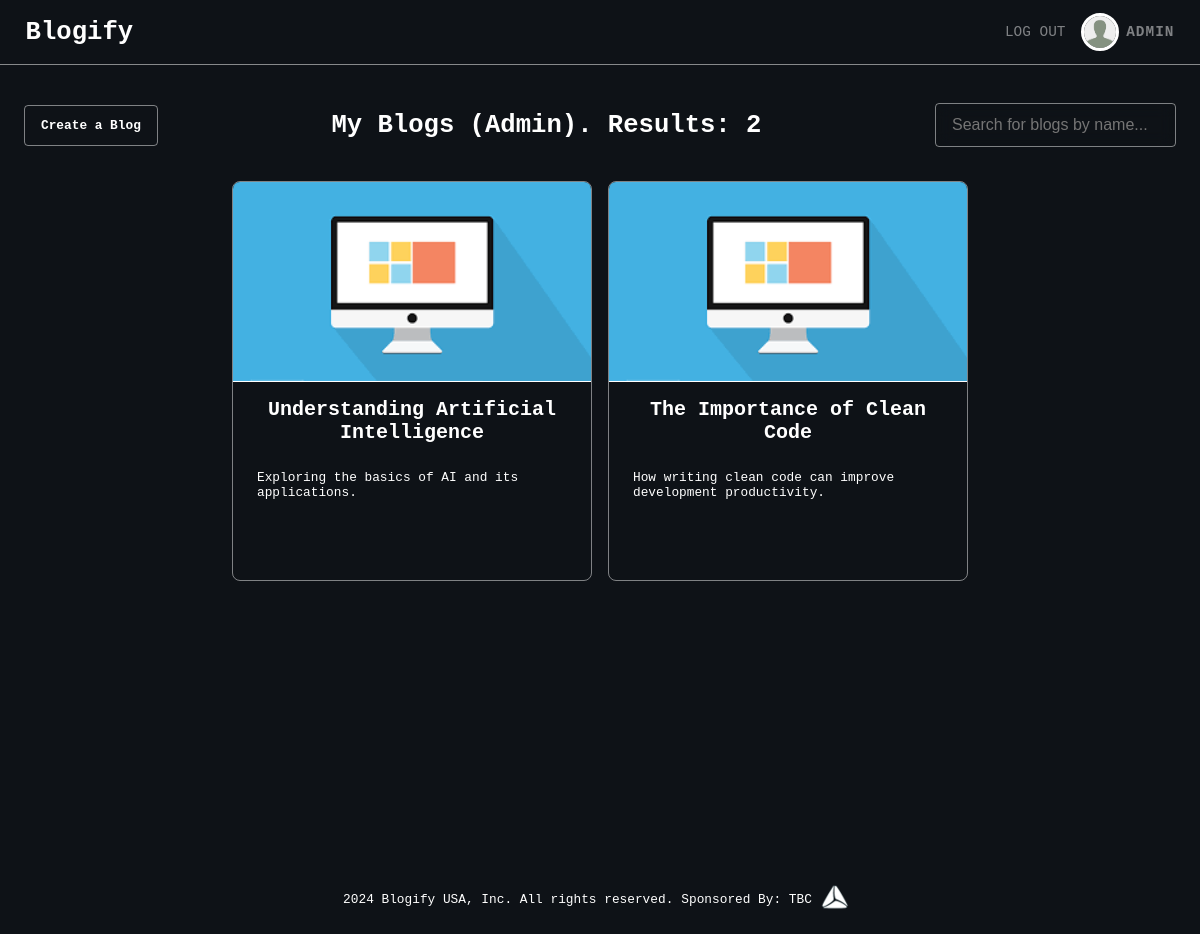
The page /my_blogs (signed in) on the database its author committed.
### models.py (models this page shows, shortened)
class User(db.Model, UserMixin):
    id = db.Column(db.Integer, primary_key=True)
    name = db.Column(db.String, nullable=False)
    email = db.Column(db.String, nullable=False, unique=True)
    password = db.Column(db.String, nullable=False)
    image = db.Column(db.String, nullable=False, default="default_user.jpg")
    role = db.Column(db.String, nullable=False, default="user")

class Blog(db.Model):
    id = db.Column(db.Integer, primary_key=True)
    name = db.Column(db.String, nullable=False)
    description = db.Column(db.String, nullable=False)
    article = db.Column(db.String, nullable=False)
    user = db.Column(db.Integer, nullable=False)
    likes = db.Column(db.Integer, nullable=False)
    dislikes = db.Column(db.Integer, nullable=False)
    image = db.Column(db.String, nullable=False, default="default_blog.png")
    date = db.Column(
        db.DateTime, nullable=False, default=lambda: datetime.now(timezone.utc)
    )

### routes.py (the view)
@app.route("/my_blogs")
@login_required
def renderOwnedBlogs():
    blogs = (
        Blog.query.filter(Blog.user == current_user.id)
        .order_by(Blog.likes.desc())
        .all()
    )
    return render_template(
        "searched_blogs.html",
        blogs=blogs,
        title="My Blogs",
        page_name=f"My Blogs ({current_user.name}). Results: {len(blogs)}",
    )

### models.py (called while the page is built)
@login_manager.user_loader
def load_user(user_id):
    return User.query.get(user_id)

### templates/searched_blogs.html
{% extends "base.html" %} {% block content %}
<main class="main">
	<div class="blog__header">
		{% if current_user.is_authenticated %}
		<div class="create-blog__btn">
			<a href="/blogs/create" class="create-blog__link">Create a Blog</a>
		</div>
		{% endif %}
		<h2 class="heading-secondary blog__page-name">{{page_name}}</h2>
		<form action="/blogs/search" class="blog__search">
			<input class="blog__search-input" id="s" name="s" type="text" placeholder="Search for blogs by name..." />
		</form>
	</div>
	<div class="blogs">
		{% for blog in blogs %}
		<div class="blog-card" id="{{blog.id}}">
			<div class="blog-card__cover">
				<img src="/static/images/blogs/{{blog.image}}" alt="Cover image of the blog" class="blog-card__image" />
			</div>
			<div class="blog-card__wrapper">
				<h3 class="heading-tertiary blog-card__title">{{blog.name}}</h3>
				<p class="blog-card__description">{{blog.description}}</p>
			</div>
		</div>
		{% endfor %}
	</div>
</main>
{% endblock %}

### templates/_header.html
<header class="header">
	<h2 class="heading-secondary header__logo"><a href="/">Blogify</a></h2>
	{% if current_user.is_authenticated %}
	<div class="header__user">
		<div class="header__user-logout">
			<a class="header__user-logout-link" href="/user/logout">Log Out</a>
		</div>
		<div class="header__user-img">
			<a class="header__user-link" href="/me">
				<img src="/static/images/users/{{current_user.image}}" alt="Image of the User" />
			</a>
		</div>
		<div class="header__user-content">
			<p class="header__user-name">{{current_user.name.split(' ')[0].upper()}}</p>
		</div>
	</div>
	{% else %}
	<div class="header__options">
		<a href="/login" class="btn-login">Log In</a>
		<a href="/signup" class="btn-signup">Sign Up</a>
	</div>
	{% endif %}
</header>

### static/css/style.css (style rules this page uses)
*, *::before, *::after { margin: 0; padding: 0; box-sizing: inherit; }
html { font-size: 62.5%; }
@media only screen and (max-width: 1200px) { html { font-size: 50%; } }
body { box-sizing: border-box; font-size: 1.6rem; font-family: monospace; overflow-x: hidden; background-color: #0e1217; width: 100%; }
a { text-decoration: none; }
.main { padding: 4.8rem 1rem; min-height: 100vh; background-color: #0e1217; }
.heading-secondary { color: #ffffff; font-size: 3.2rem; }
.heading-tertiary { font-size: 2.5rem; color: #ffffff; }
.header { display: flex; align-items: center; justify-content: space-between; width: 100%; box-shadow: 0 0 2rem rgba(0, 0, 0, 0.3); padding: 2rem 3.2rem; background-color: transparent; border-bottom: 1px solid rgba(255, 255, 255, 0.5); }
.header__logo a { color: inherit; transition: all 0.3s; }
.header__user { display: flex; align-items: center; gap: 1.3rem; }
.header__user-img { width: 4rem; height: 4rem; border-radius: 50%; outline: 3px solid #ffffff; overflow: hidden; transition: all 0.3s; }
.header__user-img img { width: 100%; height: 100%; }
.header__user-content { color: rgba(255, 255, 255, 0.47); font-size: 1.8rem; font-weight: 600; letter-spacing: 1px; }
.header__user-logout { margin-right: 1rem; transition: all 0.3s; }
.header__user-logout-link { font-size: 1.8rem; text-transform: uppercase; color: rgba(255, 255, 255, 0.47); }
.blogs { width: 100%; display: flex; flex-direction: row; padding: 1rem; gap: 2rem; flex-wrap: wrap; justify-content: center; }
.blog-card { max-width: 45rem; min-height: 50rem; width: 100%; border: 1px solid rgba(255, 255, 255, 0.47); border-radius: 1rem; transition: transform 0.3s; overflow: hidden; }
.blog-card__wrapper { display: flex; flex-direction: column; padding: 2rem 3rem; height: 100%; }
.blog-card__cover { width: 100%; max-height: 25rem; height: 100%; object-fit: cover; object-position: center; border-bottom: 1px solid #ffffff; }
.blog-card__image { width: 100%; height: 100%; object-fit: cover; object-position: center; }
.blog-card__title { word-wrap: break-word; white-space: pre-wrap; word-break: break-word; margin-bottom: 3.2rem; text-align: center; }
.blog-card__description { word-wrap: break-word; white-space: pre-wrap; word-break: break-word; color: #ffffff; margin-bottom: auto; }
.create-blog__btn { display: inline-block; padding: 1.5rem 2rem; background-color: transparent; border: 1px solid rgba(255, 255, 255, 0.47); border-radius: 0.5rem; transition: all 0.3s; }
.create-blog__link { color: #ffffff; font-weight: 600; }
.blog__page-name { margin-left: auto; }
.blog__header { display: flex; align-items: center; justify-content: space-between; text-align: center; margin: 0 2rem 3.2rem 2rem; }
.blog__search { margin-left: auto; }
.blog__search-input { padding: 1.5rem 2rem; backdrop-filter: blur(1rem); background-color: transparent; border: 1px solid rgba(255, 255, 255, 0.47); border-radius: 0.5rem; font-size: 2rem; color: #ffffff; }

### rows shown on the page
User: image (placeholder picture), name.split "ADMIN"
Blog: image (placeholder picture), name "Understanding Artificial Intelligence", description "Exploring the basics of AI and its applications."
Blog: image (placeholder picture), name "The Importance of Clean Code", description "How writing clean code can improve development productivity."

### other values the page prints
{{ page_name }} "My Blogs (Admin). Results: 2"
